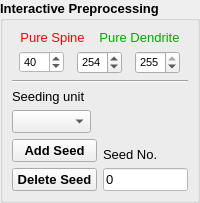
           <widget class="QGroupBox" name="groupBox">
            <property name="sizePolicy">
             <sizepolicy hsizetype="Minimum" vsizetype="Preferred">
              <horstretch>0</horstretch>
              <verstretch>0</verstretch>
             </sizepolicy>
            </property>
            <property name="font">
             <font>
              <pointsize>10</pointsize>
              <weight>75</weight>
              <bold>true</bold>
             </font>
            </property>
            <property name="styleSheet">
             <string notr="true"/>
            </property>
            <property name="title">
             <string>Interactive Preprocessing</string>
            </property>
            <layout class="QVBoxLayout" name="verticalLayout_12">
             <property name="spacing">
              <number>6</number>
             </property>
             <property name="leftMargin">
              <number>9</number>
             </property>
             <property name="topMargin">
              <number>9</number>
             </property>
             <property name="rightMargin">
              <number>9</number>
             </property>
             <property name="bottomMargin">
              <number>9</number>
             </property>
             <item>
              <layout class="QVBoxLayout" name="verticalLayout_9">
               <property name="sizeConstraint">
                <enum>QLayout::SetFixedSize</enum>
               </property>
               <item>
                <layout class="QHBoxLayout" name="horizontalLayout_3">
                 <property name="sizeConstraint">
                  <enum>QLayout::SetMinimumSize</enum>
                 </property>
                 <item>
                  <widget class="QLabel" name="label_6">
                   <property name="sizePolicy">
                    <sizepolicy hsizetype="Fixed" vsizetype="Preferred">
                     <horstretch>0</horstretch>
                     <verstretch>0</verstretch>
                    </sizepolicy>
                   </property>
                   <property name="palette">
                    <palette>
                     <active>
                      <colorrole role="WindowText">
                       <brush brushstyle="SolidPattern">
                        <color alpha="255">
                         <red>255</red>
                         <green>0</green>
                         <blue>0</blue>
                        </color>
                       </brush>
                      </colorrole>
                     </active>
                     <inactive>
                      <colorrole role="WindowText">
                       <brush brushstyle="SolidPattern">
                        <color alpha="255">
                         <red>255</red>
                         <green>0</green>
                         <blue>0</blue>
                        </color>
                       </brush>
                      </colorrole>
                     </inactive>
                     <disabled>
                      <colorrole role="WindowText">
                       <brush brushstyle="SolidPattern">
                        <color alpha="255">
                         <red>126</red>
                         <green>125</green>
                         <blue>124</blue>
                        </color>
                       </brush>
                      </colorrole>
                     </disabled>
                    </palette>
                   </property>
                   <property name="font">
                    <font>
                     <pointsize>10</pointsize>
                     <weight>50</weight>
                     <bold>false</bold>
                    </font>
                   </property>
                   <property name="text">
                    <string>Pure Spine</string>
                   </property>
                   <property name="alignment">
                    <set>Qt::AlignCenter</set>
                   </property>
                   <property name="wordWrap">
                    <bool>true</bool>
                   </property>
                  </widget>
                 </item>
                 <item>
                  <widget class="QLabel" name="label_7">
                   <property name="sizePolicy">
                    <sizepolicy hsizetype="Fixed" vsizetype="Preferred">
                     <horstretch>0</horstretch>
                     <verstretch>0</verstretch>
                    </sizepolicy>
                   </property>
                   <property name="palette">
                    <palette>
                     <active>
                      <colorrole role="WindowText">
                       <brush brushstyle="SolidPattern">
                        <color alpha="255">
                         <red>0</red>
                         <green>170</green>
                         <blue>0</blue>
                        </color>
                       </brush>
                      </colorrole>
                     </active>
                     <inactive>
                      <colorrole role="WindowText">
                       <brush brushstyle="SolidPattern">
                        <color alpha="255">
                         <red>0</red>
                         <green>170</green>
                         <blue>0</blue>
                        </color>
                       </brush>
                      </colorrole>
                     </inactive>
                     <disabled>
                      <colorrole role="WindowText">
                       <brush brushstyle="SolidPattern">
                        <color alpha="255">
                         <red>126</red>
                         <green>125</green>
                         <blue>124</blue>
                        </color>
                       </brush>
                      </colorrole>
                     </disabled>
                    </palette>
                   </property>
                   <property name="font">
                    <font>
                     <pointsize>10</pointsize>
                     <weight>50</weight>
                     <bold>false</bold>
                    </font>
                   </property>
                   <property name="text">
                    <string>Pure Dendrite</string>
                   </property>
                   <property name="alignment">
                    <set>Qt::AlignCenter</set>
                   </property>
                   <property name="wordWrap">
                    <bool>true</bool>
                   </property>
                  </widget>
                 </item>
                </layout>
               </item>
               <item>
                <layout class="QHBoxLayout" name="horizontalLayout_4">
                 <property name="sizeConstraint">
                  <enum>QLayout::SetMinimumSize</enum>
                 </property>
                 <item>
                  <widget class="QSpinBox" name="spinBox_ta">
                   <property name="sizePolicy">
                    <sizepolicy hsizetype="Fixed" vsizetype="Fixed">
                     <horstretch>0</horstretch>
                     <verstretch>0</verstretch>
                    </sizepolicy>
                   </property>
                   <property name="font">
                    <font>
                     <pointsize>8</pointsize>
                     <weight>50</weight>
                     <bold>false</bold>
                    </font>
                   </property>
                   <property name="styleSheet">
                    <string notr="true">background-color: rgb(255, 255, 255);</string>
                   </property>
                   <property name="maximum">
                    <number>255</number>
                   </property>
                   <property name="singleStep">
                    <number>1</number>
                   </property>
                   <property name="value">
                    <number>40</number>
                   </property>
                  </widget>
                 </item>
                 <item>
                  <widget class="QSpinBox" name="spinBox_tb">
                   <property name="sizePolicy">
                    <sizepolicy hsizetype="Fixed" vsizetype="Fixed">
                     <horstretch>0</horstretch>
                     <verstretch>0</verstretch>
                    </sizepolicy>
                   </property>
                   <property name="font">
                    <font>
                     <pointsize>8</pointsize>
                     <weight>50</weight>
                     <bold>false</bold>
                    </font>
                   </property>
                   <property name="minimum">
                    <number>0</number>
                   </property>
                   <property name="maximum">
                    <number>255</number>
                   </property>
                   <property name="value">
                    <number>254</number>
                   </property>
                  </widget>
                 </item>
                 <item>
                  <widget class="QSpinBox" name="spinBox_tbp">
                   <property name="sizePolicy">
                    <sizepolicy hsizetype="Fixed" vsizetype="Fixed">
                     <horstretch>0</horstretch>
                     <verstretch>0</verstretch>
                    </sizepolicy>
                   </property>
                   <property name="font">
                    <font>
                     <pointsize>8</pointsize>
                     <weight>50</weight>
                     <bold>false</bold>
                    </font>
                   </property>
                   <property name="maximum">
                    <number>255</number>
                   </property>
                   <property name="value">
                    <number>255</number>
                   </property>
                  </widget>
                 </item>
                </layout>
               </item>
              </layout>
             </item>
             <item>
              <widget class="Line" name="line_11">
               <property name="orientation">
                <enum>Qt::Horizontal</enum>
               </property>
              </widget>
             </item>
             <item>
              <layout class="QHBoxLayout" name="horizontalLayout_5">
               <property name="sizeConstraint">
                <enum>QLayout::SetMinimumSize</enum>
               </property>
               <item>
                <layout class="QVBoxLayout" name="verticalLayout_11">
                 <property name="sizeConstraint">
                  <enum>QLayout::SetMinimumSize</enum>
                 </property>
                 <item>
                  <widget class="QLabel" name="label_3">
                   <property name="sizePolicy">
                    <sizepolicy hsizetype="Fixed" vsizetype="Fixed">
                     <horstretch>0</horstretch>
                     <verstretch>0</verstretch>
                    </sizepolicy>
                   </property>
                   <property name="font">
                    <font>
                     <weight>50</weight>
                     <bold>false</bold>
                    </font>
                   </property>
                   <property name="text">
                    <string>Seeding unit</string>
                   </property>
                  </widget>
                 </item>
                 <item>
                  <widget class="QComboBox" name="comboBox">
                   <property name="sizePolicy">
                    <sizepolicy hsizetype="Fixed" vsizetype="Fixed">
                     <horstretch>0</horstretch>
                     <verstretch>0</verstretch>
                    </sizepolicy>
                   </property>
                   <property name="font">
                    <font>
                     <weight>50</weight>
                     <bold>false</bold>
                    </font>
                   </property>
                  </widget>
                 </item>
                 <item>
                  <widget class="QPushButton" name="pushButton_5">
                   <property name="text">
                    <string>Add Seed</string>
                   </property>
                  </widget>
                 </item>
                 <item>
                  <widget class="QPushButton" name="deleteseed">
                   <property name="text">
                    <string>Delete Seed</string>
                   </property>
                  </widget>
                 </item>
                </layout>
               </item>
               <item>
                <layout class="QVBoxLayout" name="verticalLayout_10">
                 <item>
                  <spacer name="verticalSpacer">
                   <property name="orientation">
                    <enum>Qt::Vertical</enum>
                   </property>
                   <property name="sizeHint" stdset="0">
                    <size>
                     <width>20</width>
                     <height>40</height>
                    </size>
                   </property>
                  </spacer>
                 </item>
                 <item>
                  <widget class="QLabel" name="label_16">
                   <property name="sizePolicy">
                    <sizepolicy hsizetype="Fixed" vsizetype="Preferred">
                     <horstretch>0</horstretch>
                     <verstretch>0</verstretch>
                    </sizepolicy>
                   </property>
                   <property name="font">
                    <font>
                     <family>MS Shell Dlg 2</family>
                     <pointsize>10</pointsize>
                     <weight>50</weight>
                     <italic>false</italic>
                     <bold>false</bold>
                    </font>
                   </property>
                   <property name="styleSheet">
                    <string notr="true">font: 10pt &quot;MS Shell Dlg 2&quot;;
font: 10pt &quot;MS Shell Dlg 2&quot;;
font: 10pt &quot;MS Shell Dlg 2&quot;;</string>
                   </property>
                   <property name="text">
                    <string>Seed No.</string>
                   </property>
                  </widget>
                 </item>
                 <item>
                  <widget class="QLineEdit" name="lineEdit">
                   <property name="sizePolicy">
                    <sizepolicy hsizetype="Ignored" vsizetype="Fixed">
                     <horstretch>0</horstretch>
                     <verstretch>0</verstretch>
                    </sizepolicy>
                   </property>
                   <property name="font">
                    <font>
                     <pointsize>10</pointsize>
                     <weight>50</weight>
                     <bold>false</bold>
                    </font>
                   </property>
                   <property name="styleSheet">
                    <string notr="true">background-color: rgb(255, 255, 255);</string>
                   </property>
                   <property name="text">
                    <string>0</string>
                   </property>
                  </widget>
                 </item>
                </layout>
               </item>
              </layout>
             </item>
            </layout>
           </widget>
